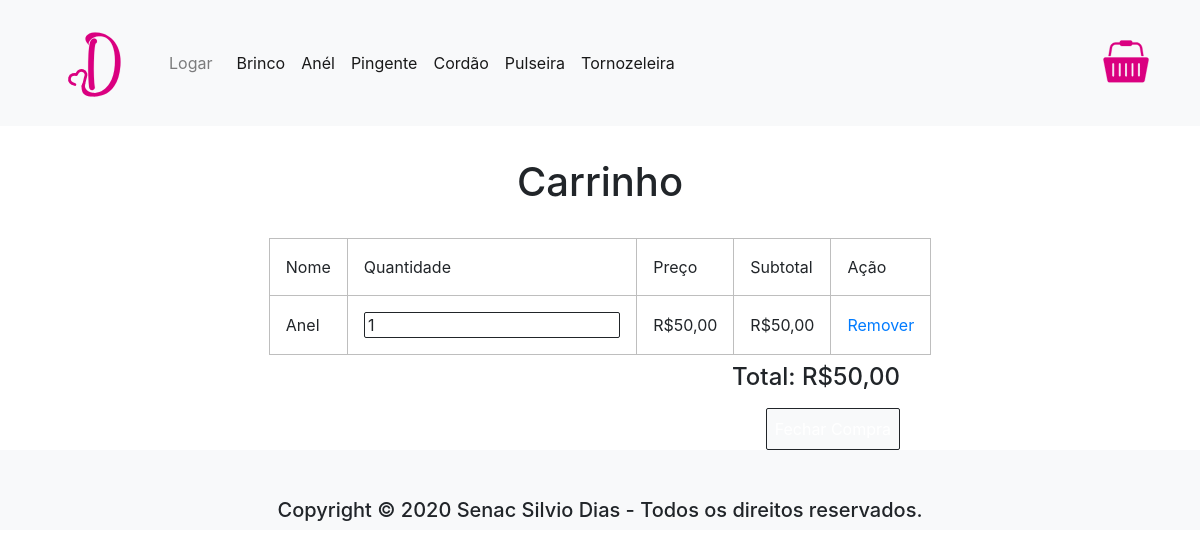
Screenshot of /?pagina=carrinho&id=1&acao=add with the database file from the repository.
### tables this page shows
CREATE TABLE produto(
	id_produto INT AUTO_INCREMENT,
	nome_produto varchar(100) NOT NULL,
    descricao_produto TEXT,
    banho_produto VARCHAR(50) NOT NULL,
    imagem_produto VARCHAR(100) NOT NULL,
    precoBase_produto DECIMAL(9,2) NOT NULL,
    preco_produto DECIMAL(9,2) NOT NULL,
    estoque_produto DOUBLE NOT NULL,
    peso_produto VARCHAR(10),
    tamanho_produto VARCHAR(10),
    codigo_produto VARCHAR(15),
    ativo BOOLEAN DEFAULT TRUE,
    PRIMARY KEY(id_produto)
    );

### paginas/carrinho.php (the view, shortened to what this page needs)
<?php
    if(isset($_GET['acao'])){
        if($_GET['acao'] == 'add'){
            $id = intval($_GET['id']);
        }
    }
?>
<h1 class="tituloPagina">Carrinho</h1>
<?php
    $total = 0;
    if(count($_SESSION['carrinho']) == 0){
?>
    <h2 class="tituloPagina">Seu carrinho está vazio!</h2>
<?php
    }else{
?>
    <div class='tabelaCarrinho'>
        <table style="width: 50%;">
            <form action="?pagina=carrinho&acao=up" method="post">
                <tr>
                    <th>Nome</th>
                    <th>Quantidade</th>
                    <th>Preço</th>
                    <th>Subtotal</th>
                    <th>Ação</th>
                </tr>
                <?php
                    foreach($_SESSION['carrinho'] as $id => $qtd){
                        $sql = "SELECT * FROM produto WHERE id_produto = '$id'";
                        $resultado = mysqli_query($conexao,$sql);
                        $linha = mysqli_fetch_array($resultado);
                        $qtd = intval($qtd);
                        $titulo = $linha['nome_produto'];
                        $preco = $linha['preco_produto'];
                        $desconto = $linha['promocao'];
                        $preco =  round($preco * ((100-$desconto) / 100), 2);
                        $subtotal = $preco * $qtd;
                        $total = $total + $subtotal;
                        $preco = "R$" . number_format($preco, 2, ',', '.');
                        $subtotal = "R$" . number_format($subtotal, 2, ',', '.');
                        $totalShow = "R$" . number_format($total, 2, ',', '.');
                ?>
                <tr>
                    <td><?=$titulo?></td>
                    <td><input type="number" class="quantidade" name="produto[<?=$id?>]" value=<?=$qtd?>></td>
                    <td><?=$preco?></td>
                    <td><?=$subtotal?></td>
                    <td><a href="?pagina=carrinho&id=<?=$id?>&acao=del">Remover</a></td>
                </tr>
            <?php
                }
            ?>
            </table>
            <div id="compraCarrinho">
                <div class="finalCarrinho">
                    <h4>Total: <?=$totalShow?></h4>
                </div>
                <?php
                    if($id == null){
                    }else{
                ?>
                <div class="finalCarrinho">
                    <input id = "fechar" class="btnPrincipal" type="button" value="Fechar Compra">
                </div>
                <?php
                    }
                ?>
                </div>
    <?php
        }
    ?>
    </div>

### css/style.css (style rules this page uses)
input { border: solid 0.5px #212529; color: #212529; padding: 0 0.2rem; border-radius: 2px; }
input:read-only { background-color: #f8f9fa; }
td,th { border: 1px solid rgb(190, 190, 190); padding: 1rem; white-space: nowrap; }
.tituloPagina { display: flex; justify-content: center; margin: 2rem; }
.tabelaCarrinho { display:flex; flex-direction: column; align-items: center; }
.finalCarrinho { display: flex; flex-direction: row-reverse; margin-top: 0.5rem; }
#compraCarrinho { width: 50%; display: flex; flex-direction: column; }
.btnPrincipal { background-color: #da4080; border-radius: 2px; color: #fff; cursor: pointer; padding: 0.5rem; }

### rows the page displays
produto: nome_produto "Anel", value "1", preco_produto "R$50,00"

### other values shown
$login "Logar"
$totalShow "R$50,00"
